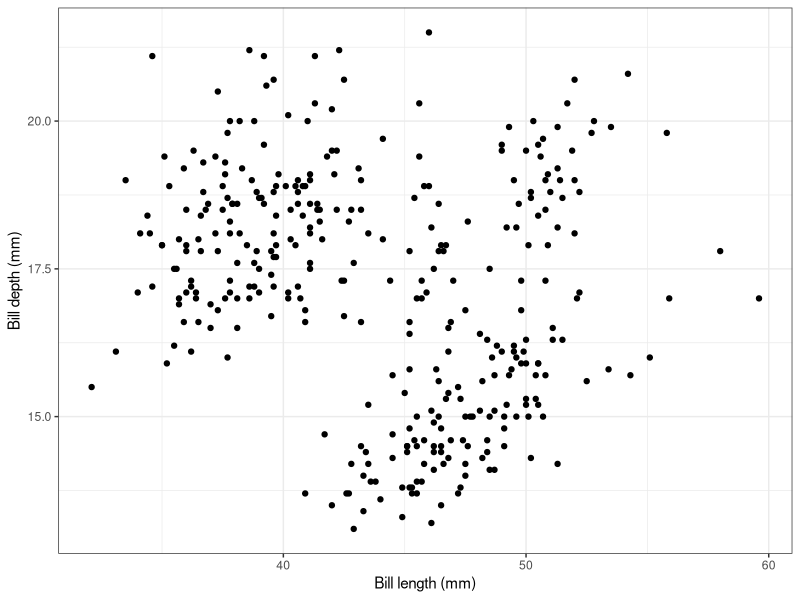

R code for this plot:
## ---- chunk 1
library(tidyverse)
library(palmerpenguins)
## ---- chunk 2
penguins %>%
  ggplot(aes(x = bill_length_mm, 
             y = bill_depth_mm)) +
  geom_point() +
  labs(x = "Bill length (mm)",
       y = "Bill depth (mm)") +
  theme_bw()
